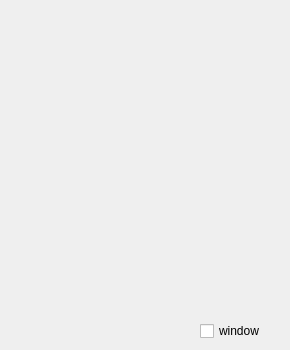
<?xml version="1.0" encoding="UTF-8"?>
<ui version="4.0">
 <class>HistogramEq</class>
 <widget class="QWidget" name="HistogramEq">
  <property name="geometry">
   <rect>
    <x>0</x>
    <y>0</y>
    <width>290</width>
    <height>350</height>
   </rect>
  </property>
  <property name="windowTitle">
   <string>Form</string>
  </property>
  <widget class="QCheckBox" name="window">
   <property name="geometry">
    <rect>
     <x>200</x>
     <y>320</y>
     <width>81</width>
     <height>22</height>
    </rect>
   </property>
   <property name="text">
    <string>window</string>
   </property>
  </widget>
 </widget>
 <resources/>
 <connections/>
</ui>
